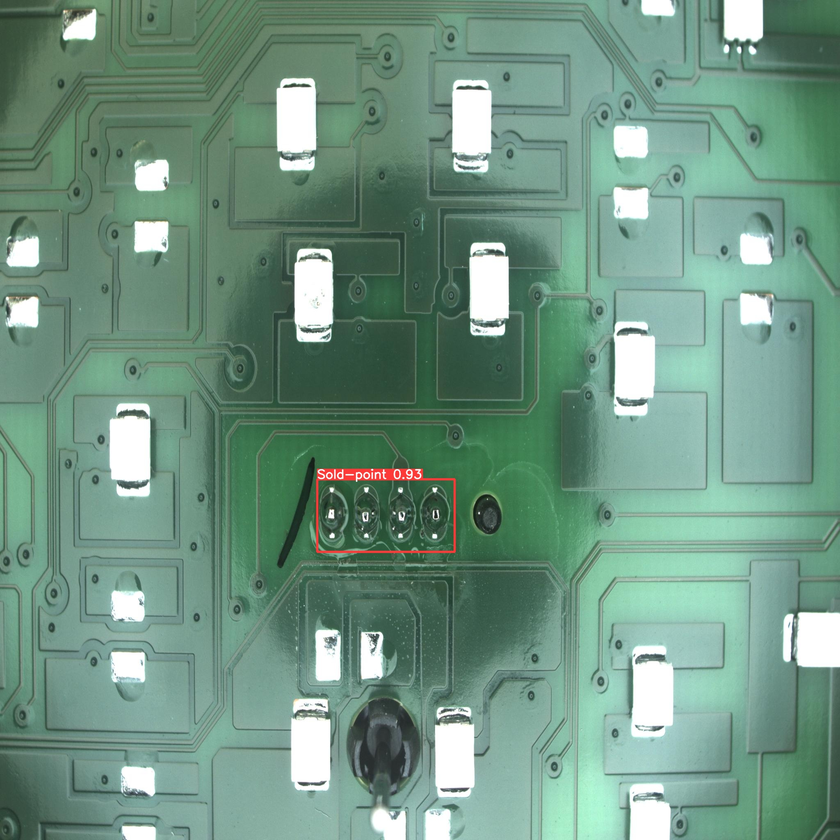
#> input picture MicrosoftTeams-image.png, 840 x 840 px, shrunk from 2048 x 2048 before the run
$ python xxxx.py
#> lines starting #> are read from the running program, lines starting #| are printed output that depends on the picture
import cv2
import numpy as np

img = cv2.imread("MicrosoftTeams-image.png")
#> img is the input picture: shape (840, 840, 3); mean B, G, R 131.4, 149.3, 113.1

dh, dw, _ = img.shape
#> dh = 840; dw = 840
box = "0 0.459229 0.613525 0.163574 0.0864258"
class_id, x_center, y_center, w, h = box.strip().split()
x_center, y_center, w, h = float(x_center), float(y_center), float(w), float(h)
x_center = round(x_center * dw)
#> x_center = 386
y_center = round(y_center * dh)
#> y_center = 515
w = round(w * dw)
#> w = 137
h = round(h * dh)
#> h = 73
x = round(x_center - w / 2)
#> x = 318
y = round(y_center - h / 2)
#> y = 478

imgCrop = img[y:y + h, x:x + w]
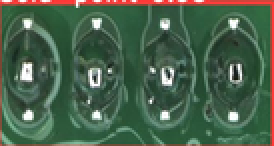
#> imgCrop: shape (73, 137, 3) (shown 2 times larger); mean B, G, R 75.6, 97.4, 73.2

cv2.imshow('imga', imgCrop)
cv2.waitKey()
